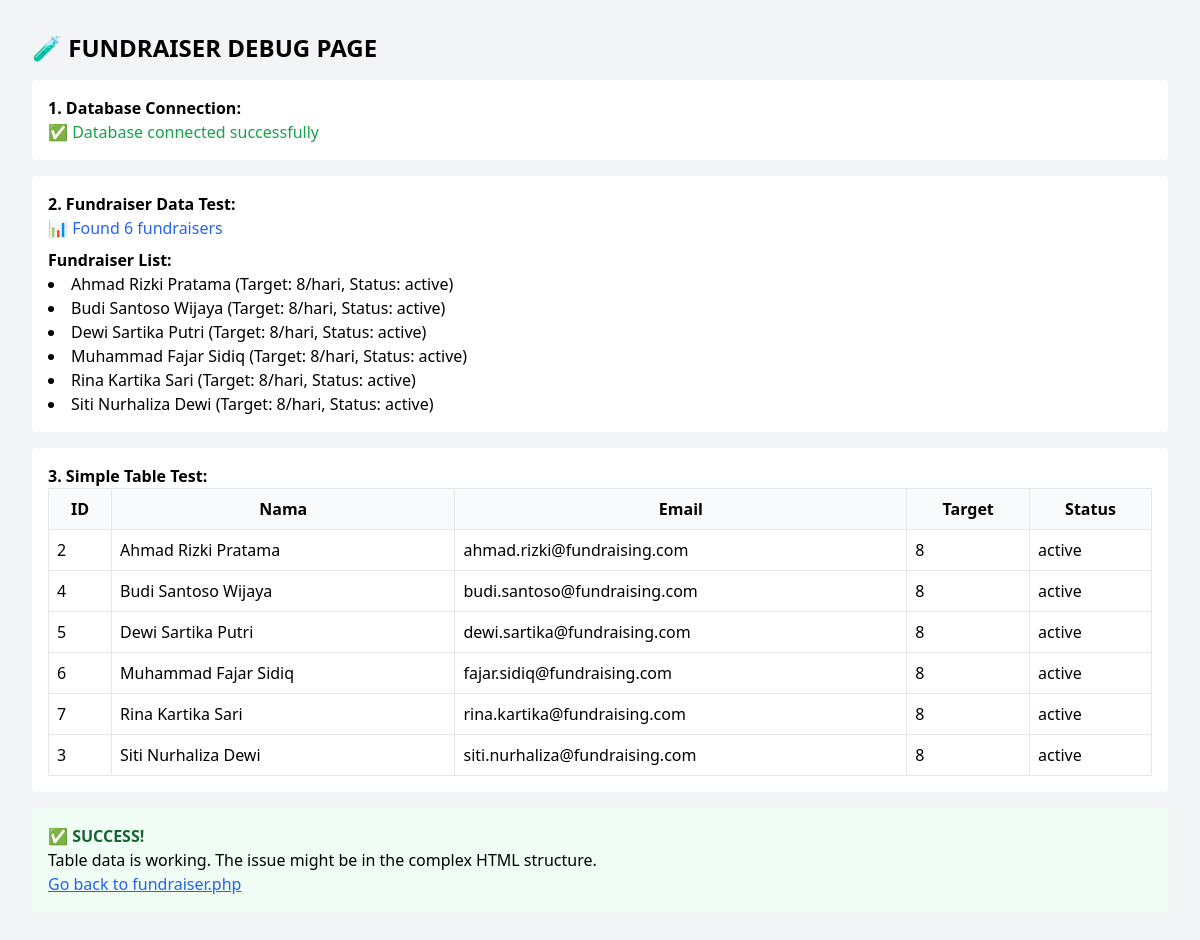
Page /fundraiser-debug.php (signed in) on the committed database.
### tables this page shows
CREATE TABLE `users` (
    `id` INT UNSIGNED NOT NULL AUTO_INCREMENT,
    `name` VARCHAR(150) NOT NULL,
    `email` VARCHAR(150) DEFAULT NULL,
    `username` VARCHAR(100) DEFAULT NULL,
    `password` VARCHAR(255) NOT NULL,
    `role` ENUM('admin','monitor','user') NOT NULL DEFAULT 'user',
    `status` ENUM('active','inactive') NOT NULL DEFAULT 'active',
    `target` INT UNSIGNED NOT NULL DEFAULT 8,
    `phone` VARCHAR(25) DEFAULT NULL,
    `created_at` TIMESTAMP NOT NULL DEFAULT CURRENT_TIMESTAMP,
    `updated_at` TIMESTAMP NULL DEFAULT CURRENT_TIMESTAMP ON UPDATE CURRENT_TIMESTAMP,
    PRIMARY KEY (`id`),
    UNIQUE KEY `uq_users_email` (`email`),
    UNIQUE KEY `uq_users_username` (`username`),
    KEY `idx_users_role` (`role`),
    KEY `idx_users_status` (`status`)
);

### fundraiser-debug.php (the view, shortened to what this page needs)
<?php
require_once 'config.php';
echo "<!DOCTYPE html>";
echo "<html><head>";
echo "<script src='https://cdn.tailwindcss.com'></script>";
echo "</head><body class='bg-gray-100 p-8'>";
echo "<h1 class='text-2xl font-bold mb-4'>🧪 FUNDRAISER DEBUG PAGE</h1>";
echo "<div class='bg-white p-4 rounded mb-4'>";
echo "<h2 class='font-bold'>1. Database Connection:</h2>";
try {
    if ($pdo) {
        echo "<p class='text-green-600'>✅ Database connected successfully</p>";
    } else {
        echo "<p class='text-red-600'>❌ Database connection failed</p>";
    }
} catch (Exception $e) {
    echo "<p class='text-red-600'>❌ Error: " . $e->getMessage() . "</p>";
}
echo "</div>";
echo "<div class='bg-white p-4 rounded mb-4'>";
echo "<h2 class='font-bold'>2. Fundraiser Data Test:</h2>";
try {
    $stmt = $pdo->prepare("SELECT * FROM users WHERE role = 'user' ORDER BY name");
    $stmt->execute();
    $fundraisers = $stmt->fetchAll(PDO::FETCH_ASSOC);
    echo "<p class='text-blue-600'>📊 Found " . count($fundraisers) . " fundraisers</p>";
    if (count($fundraisers) > 0) {
        echo "<h3 class='font-semibold mt-2'>Fundraiser List:</h3>";
        echo "<ul class='list-disc list-inside'>";
        foreach ($fundraisers as $f) {
            echo "<li>{$f['name']} (Target: {$f['target']}/hari, Status: {$f['status']})</li>";
        }
        echo "</ul>";
    }
} catch (Exception $e) {
    echo "<p class='text-red-600'>❌ Query Error: " . $e->getMessage() . "</p>";
}
echo "</div>";
if (isset($fundraisers) && count($fundraisers) > 0) {
    echo "<div class='bg-white p-4 rounded mb-4'>";
    echo "<h2 class='font-bold'>3. Simple Table Test:</h2>";
    echo "<table class='w-full border border-gray-300'>";
    echo "<thead class='bg-gray-50'>";
    echo "<tr>";
    echo "<th class='border p-2'>ID</th>";
    echo "<th class='border p-2'>Nama</th>";
    echo "<th class='border p-2'>Email</th>";
    echo "<th class='border p-2'>Target</th>";
    echo "<th class='border p-2'>Status</th>";
    echo "</tr>";
    echo "</thead>";
    echo "<tbody>";
    foreach ($fundraisers as $f) {
        echo "<tr>";
        echo "<td class='border p-2'>{$f['id']}</td>";
        echo "<td class='border p-2'>{$f['name']}</td>";
        echo "<td class='border p-2'>{$f['email']}</td>";
        echo "<td class='border p-2'>{$f['target']}</td>";
        echo "<td class='border p-2'>{$f['status']}</td>";
        echo "</tr>";
    }
    echo "</tbody>";
    echo "</table>";
    echo "</div>";
    echo "<div class='bg-green-50 p-4 rounded'>";
    echo "<h2 class='font-bold text-green-800'>✅ SUCCESS!</h2>";
    echo "<p>Table data is working. The issue might be in the complex HTML structure.</p>";
    echo "<p><a href='fundraiser.php' class='text-blue-600 underline'>Go back to fundraiser.php</a></p>";
    echo "</div>";
}
echo "</body></html>";
?>

### rows in the picture
users: name "Ahmad Rizki Pratama", target "8", status "active", id "2", email "ahmad.rizki@fundraising.com"
users: name "Budi Santoso Wijaya", target "8", status "active", id "4", email "budi.santoso@fundraising.com"
users: name "Dewi Sartika Putri", target "8", status "active", id "5", email "dewi.sartika@fundraising.com"
users: name "Muhammad Fajar Sidiq", target "8", status "active", id "6", email "fajar.sidiq@fundraising.com"
users: name "Rina Kartika Sari", target "8", status "active", id "7", email "rina.kartika@fundraising.com"
users: name "Siti Nurhaliza Dewi", target "8", status "active", id "3", email "siti.nurhaliza@fundraising.com"

### other values in the picture
count($fundraisers) "6"
